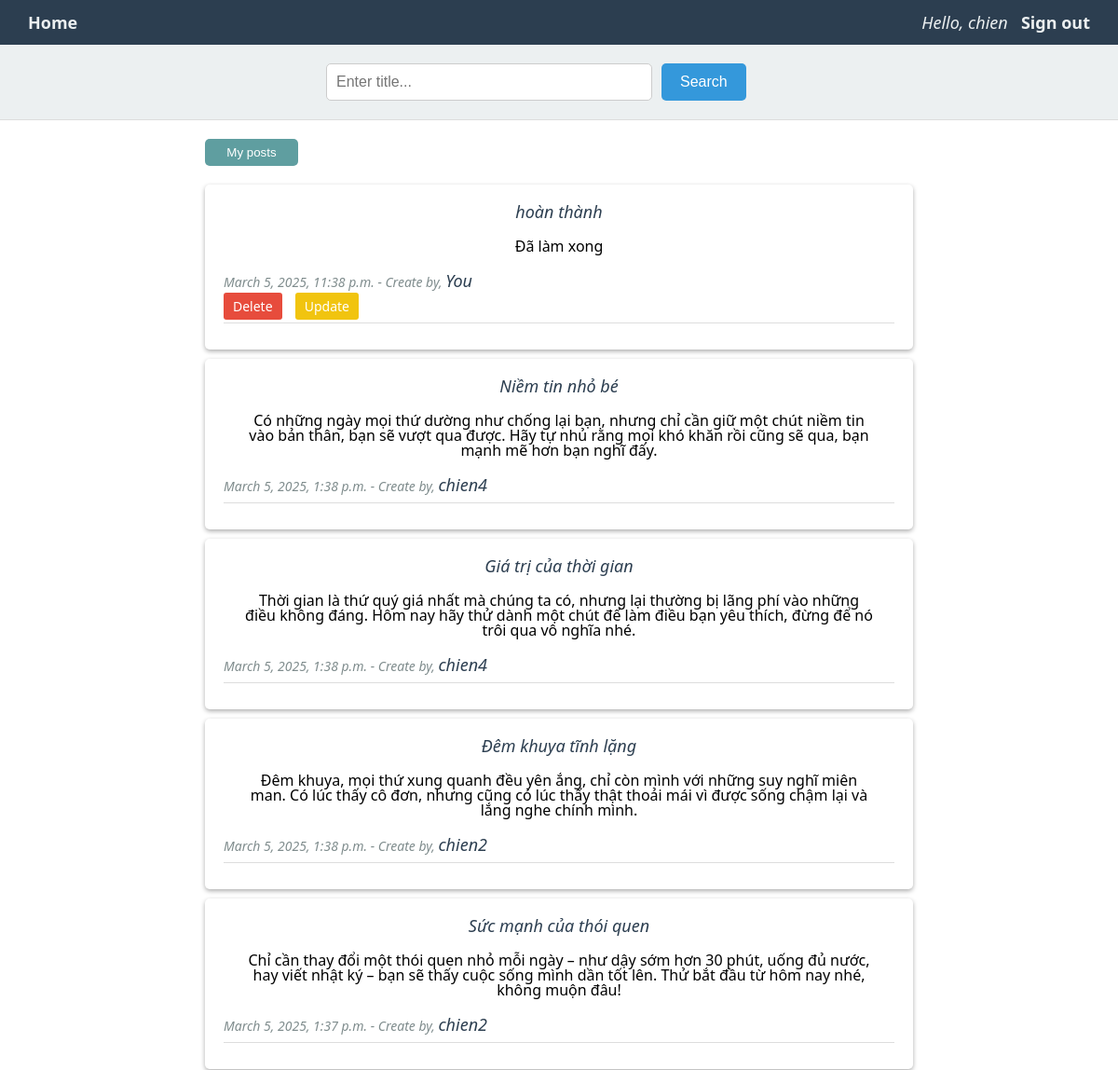
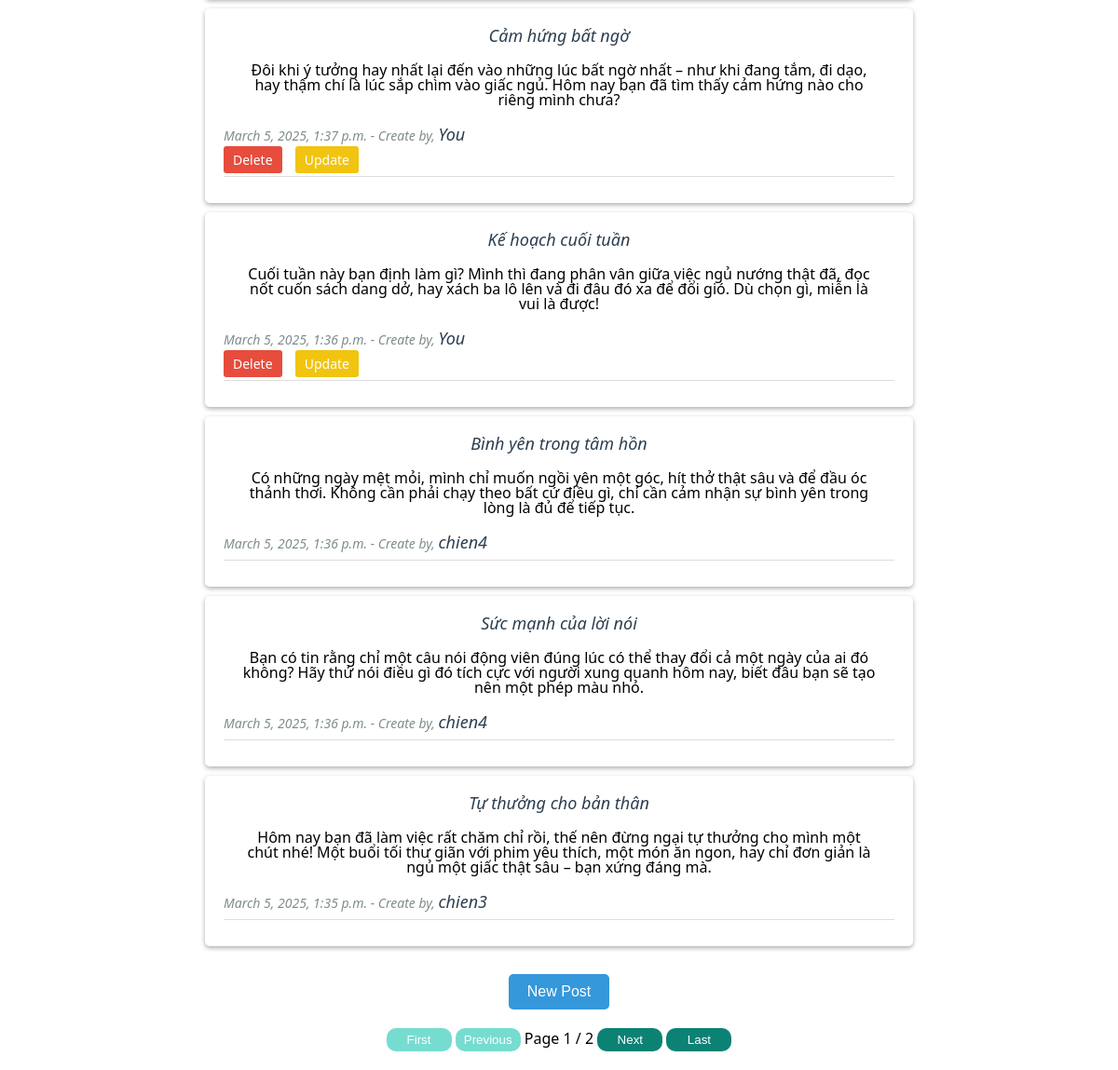
The app's page / (signed in) with its own data (2 pictures, top to bottom).
### accountApp/models.py (models this page shows)
class UserBlog(AbstractUser):
    phone = models.CharField(max_length=10, blank=True, null=True)
    bio = models.TextField(max_length=500, blank=True, null=True)
    def __str__(self):
        return self.username

### blogApp/models.py (models this page shows, shortened)
class Post(models.Model):
    title = models.CharField(max_length=100)
    content = models.TextField()
    date_create = models.DateTimeField(auto_now_add=True)
    author = models.ForeignKey(UserBlog, on_delete=models.CASCADE)

### blogApp/views.py (the view)
# urls.py: path('', views.index, name='home'),
def index(request):
    query = request.GET.get('q')
    if query:
        posts = Post.objects.filter(title__icontains=query).order_by('-date_create')
    else:
        posts = Post.objects.all().order_by('-date_create')
    items_per_page = 10
    paginator = Paginator(posts, items_per_page)
    page_number = request.GET.get('page')
    page_obj = paginator.get_page(page_number)
    return render(request, 'blogApp/index.html', {'page_obj':page_obj })

### templates/blogApp/index.html (shortened to what this page needs)
{% extends 'base.html' %}
{% load static %}
{% block head %}
<link rel="stylesheet" href="{% static 'blogApp/CSS/index.css' %}">
{% endblock %}
{% block body %}
<header>
    <div class="search">
        <form action="" method="get">
            <input type="text" name="q" id="search-title" placeholder="Enter title..." value="{{ request.GET.q }}">
            <button type="submit">Search</button>
        </form>
    </div>
</header>
<main class="content">
    {% if user.is_authenticated %}
    {% if request.path == '/getmypost/' %}
    <a href="{% url 'blogApp:home' %}"><button class="select-mypost-button">All posts</button></a>
    <button class="select-button" id="select-button">Select</button>
    {% else %}
    <a href="{% url 'blogApp:get-my-post' %}"><button class="select-mypost-button">My posts</button></a>
    {% endif %}
    {% endif %}
    <form action="{% url 'blogApp:delete-list-posts' %}" method="post">
        {% for post in page_obj %}
        <div class="post-content {{post.author.id}}">
            <p class="title">
                <strong>{{post.title}}</strong>
            </p>
            <p class="content-post">{{post.content}}</p>
            <i>{{post.date_create}} - Create by, <strong>{% if user == post.author %}You{% else %}{{post.author}}{% endif %}</strong></i>
            {% if user == post.author %}
            <a href="{% url 'blogApp:delete' post.id %}">Delete</a>
            <a href="{% url 'blogApp:update' post.id %}">Update</a>
            {% endif %}
            <hr>
        </div>
        {% empty %}
        <p>There aren't any posts at the moment.</p>
        {% endfor %}
    </form>
</main>
<div class="create-newpost-button-block">
    <a href="{% url 'blogApp:create' %}"><button style="margin-top: 10px;" class="create-newpost-button">New Post</button></a>
</div>
<div class="paginator">
{% if page_obj.paginator.num_pages > 1 %}
    {% if page_obj.has_previous %}
        <a href="?page=1&q={{request.GET.q}}"><button>First</button></a>
        <a href="?page={{ page_obj.previous_page_number }}&q={{request.GET.q}}"><button>Previous</button></a>
    {% else %}
        <button disabled>First</button>
        <button disabled>Previous</button>
        {% endif %}
        <span class="current">
            Page {{ page_obj.number }} / {{ page_obj.paginator.num_pages }}
        </span>
    {% if page_obj.has_next %}
        <a href="?page={{ page_obj.next_page_number }}&q={{request.GET.q}}"><button>Next</button></a>
        <a href="?page={{ page_obj.paginator.num_pages }}&q={{request.GET.q}}"><button>Last</button></a>
    {% else %}
        <button disabled>Next</button>
        <button disabled>Last</button>
    {% endif %}
{% endif %}
</div>
{% endblock %}

### templates/base.html (shortened to what this page needs)
{% load static %}
<!DOCTYPE html>
<html lang="en">
    <head>
        <link rel="stylesheet" href="{% static 'reset.css' %}">
        <link rel="stylesheet" href="{% static 'base.css' %}">
        {% block head %}{% endblock %}
    </head>
    <body>
        <nav>
            <div class="nav-home">
                <a href="{% url 'blogApp:home' %}">Home</a>
            </div>
            <div class="nav-accounts">
                {% if user.is_authenticated %}
                <span>Hello, <i>{{user.username}}</i></span>
                <a href="{% url 'account:logout' %}">Sign out</a>
                {% else %}
                <a href="{% url 'account:login' %}">Sign in</a>
                <a href="{% url 'account:register' %}">Sign up</a>
                {% endif %}
            </div>
        </nav>
        {% block body %}{% endblock %}
    </body>
</html>

### static/base.css (style rules this page uses)
* { box-sizing: border-box; }
body { font-family: 'Segoe UI', Tahoma, Geneva, Verdana, sans-serif; }
nav { background-color: #2c3e50; padding: 15px 20px; box-shadow: 0 2px 5px rgba(0, 0, 0, 0.1); display: flex; }
nav a { color: #ecf0f1; text-decoration: none; font-size: 18px; font-weight: bold; transition: color 0.3s; padding: 10px; border-radius: 10px; }
nav .nav-accounts { margin-left: auto; }
nav .nav-accounts span { font-size: 18px; font-style: italic; color: #ecf0f1; }

### static/blogApp/CSS/index.css (style rules this page uses)
header { padding: 20px; background-color: #ecf0f1; border-bottom: 1px solid #ddd; }
.search { display: flex; justify-content: center; }
.search form { display: flex; gap: 10px; max-width: 500px; width: 100%; }
.search input[type="text"] { padding: 10px; font-size: 16px; border: 1px solid #ccc; border-radius: 5px; width: 70%; outline: none; transition: border-color 0.3s; }
.search button { padding: 10px 20px; background-color: #3498db; color: white; border: none; border-radius: 5px; cursor: pointer; font-size: 16px; transition: background-color 0.3s; }
.content { max-width: 800px; margin: 20px auto; padding: 0 20px; }
.content button, .content .delete-select-button { width: 100px; margin-bottom: 20px; padding: 7px; border-radius: 5px; border: none; background-color: cadetblue; color: #fff; cursor: pointer; }
.post-content { background-color: white; padding: 20px; margin-bottom: 10px; border-radius: 5px; box-shadow: 0 2px 5px rgba(0, 0, 0, 0.321); }
.post-content p { margin-bottom: 10px; }
.post-content strong { font-size: 18px; color: #2c3e50; }
.post-content i { font-style: italic; display: block; color: #7f8c8d; font-size: 14px; margin-bottom: 10px; }
.post-content a { text-decoration: none; padding: 5px 10px; border-radius: 3px; font-size: 14px; margin-right: 10px; }
.post-content a[href*="delete"] { background-color: #e74c3c; color: white; }
.post-content a[href*="update"] { background-color: #f1c40f; color: white; }
.content p { text-align: center; color: #7f8c8d; font-style: italic; }
.content .content-post { font-style: normal; color: #000; margin: 20px; }
.create-newpost-button-block { text-align: center; margin: 20px 0; }
.create-newpost-button { padding: 10px 20px; background-color: #3498db; color: white; border: none; border-radius: 5px; cursor: pointer; font-size: 16px; transition: background-color 0.3s; }
hr { border: none; border-top: 1px solid #ddd; margin-top: 10px; }
.paginator { margin: 20px; position: relative; text-align: center; }
.paginator button { width: 70px; cursor: pointer; background-color: rgb(12, 130, 117); border: none; border-radius: 10px; padding: 5px; color: #fff; }
.paginator button[disabled] { background-color: rgb(118, 220, 208); }

### records on screen
UserBlog: username "chien"
Post: title "hoàn thành", content "Đã làm xong", date_create "March 5, 2025, 11:38 p.m.", shows "You", shows "Delete"
Post: title "Niềm tin nhỏ bé", content "Có những ngày mọi thứ dường như chống lại bạn, nhưng chỉ cần giữ một chút niềm tin vào bản thân, bạn sẽ vượt qua được. Hãy tự nhủ rằng mọi khó khăn rồi cũng sẽ qua, bạn mạnh mẽ hơn bạn nghĩ đấy.", date_create "March 5, 2025, 1:38 p.m.", author "chien4"
Post: title "Giá trị của thời gian", content "Thời gian là thứ quý giá nhất mà chúng ta có, nhưng lại thường bị lãng phí vào những điều không đáng. Hôm nay hãy thử dành một chút để làm điều bạn yêu thích, đừng để nó trôi qua vô nghĩa nhé.", date_create "March 5, 2025, 1:38 p.m.", author "chien4"
Post: title "Đêm khuya tĩnh lặng", content "Đêm khuya, mọi thứ xung quanh đều yên ắng, chỉ còn mình với những suy nghĩ miên man. Có lúc thấy cô đơn, nhưng cũng có lúc thấy thật thoải mái vì được sống chậm lại và lắng nghe chính mình.", date_create "March 5, 2025, 1:38 p.m.", author "chien2"
Post: title "Sức mạnh của thói quen", content "Chỉ cần thay đổi một thói quen nhỏ mỗi ngày – như dậy sớm hơn 30 phút, uống đủ nước, hay viết nhật ký – bạn sẽ thấy cuộc sống mình dần tốt lên. Thử bắt đầu từ hôm nay nhé, không muộn đâu!", date_create "March 5, 2025, 1:37 p.m.", author "chien2"
Post: title "Cảm hứng bất ngờ", content "Đôi khi ý tưởng hay nhất lại đến vào những lúc bất ngờ nhất – như khi đang tắm, đi dạo, hay thậm chí là lúc sắp chìm vào giấc ngủ. Hôm nay bạn đã tìm thấy cảm hứng nào cho riêng mình chưa?", date_create "March 5, 2025, 1:37 p.m.", shows "You", shows "Delete"
Post: title "Kế hoạch cuối tuần", content "Cuối tuần này bạn định làm gì? Mình thì đang phân vân giữa việc ngủ nướng thật đã, đọc nốt cuốn sách dang dở, hay xách ba lô lên và đi đâu đó xa để đổi gió. Dù chọn gì, miễn là vui là được!", date_create "March 5, 2025, 1:36 p.m.", shows "You", shows "Delete"
Post: title "Bình yên trong tâm hồn", content "Có những ngày mệt mỏi, mình chỉ muốn ngồi yên một góc, hít thở thật sâu và để đầu óc thảnh thơi. Không cần phải chạy theo bất cứ điều gì, chỉ cần cảm nhận sự bình yên trong lòng là đủ để tiếp tục.", date_create "March 5, 2025, 1:36 p.m.", author "chien4"
Post: title "Sức mạnh của lời nói", content "Bạn có tin rằng chỉ một câu nói động viên đúng lúc có thể thay đổi cả một ngày của ai đó không? Hãy thử nói điều gì đó tích cực với người xung quanh hôm nay, biết đâu bạn sẽ tạo nên một phép màu nhỏ.", date_create "March 5, 2025, 1:36 p.m.", author "chien4"
Post: title "Tự thưởng cho bản thân", content "Hôm nay bạn đã làm việc rất chăm chỉ rồi, thế nên đừng ngại tự thưởng cho mình một chút nhé! Một buổi tối thư giãn với phim yêu thích, một món ăn ngon, hay chỉ đơn giản là ngủ một giấc thật sâu – bạn xứng đáng mà.", date_create "March 5, 2025, 1:35 p.m.", author "chien3"

### other values on screen
{{ page_obj.number }} "1"
{{ page_obj.paginator.num_pages }} "2"
